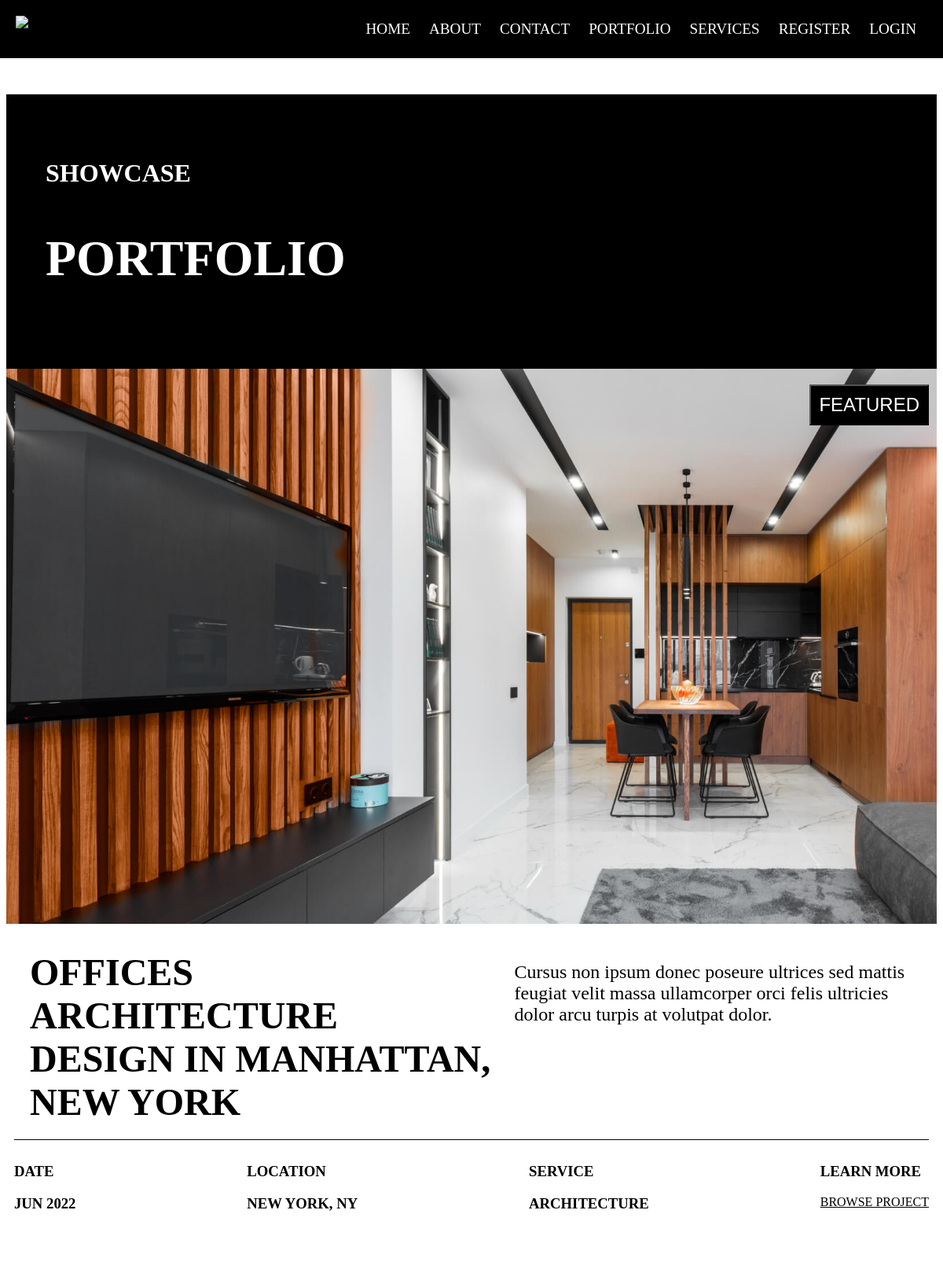
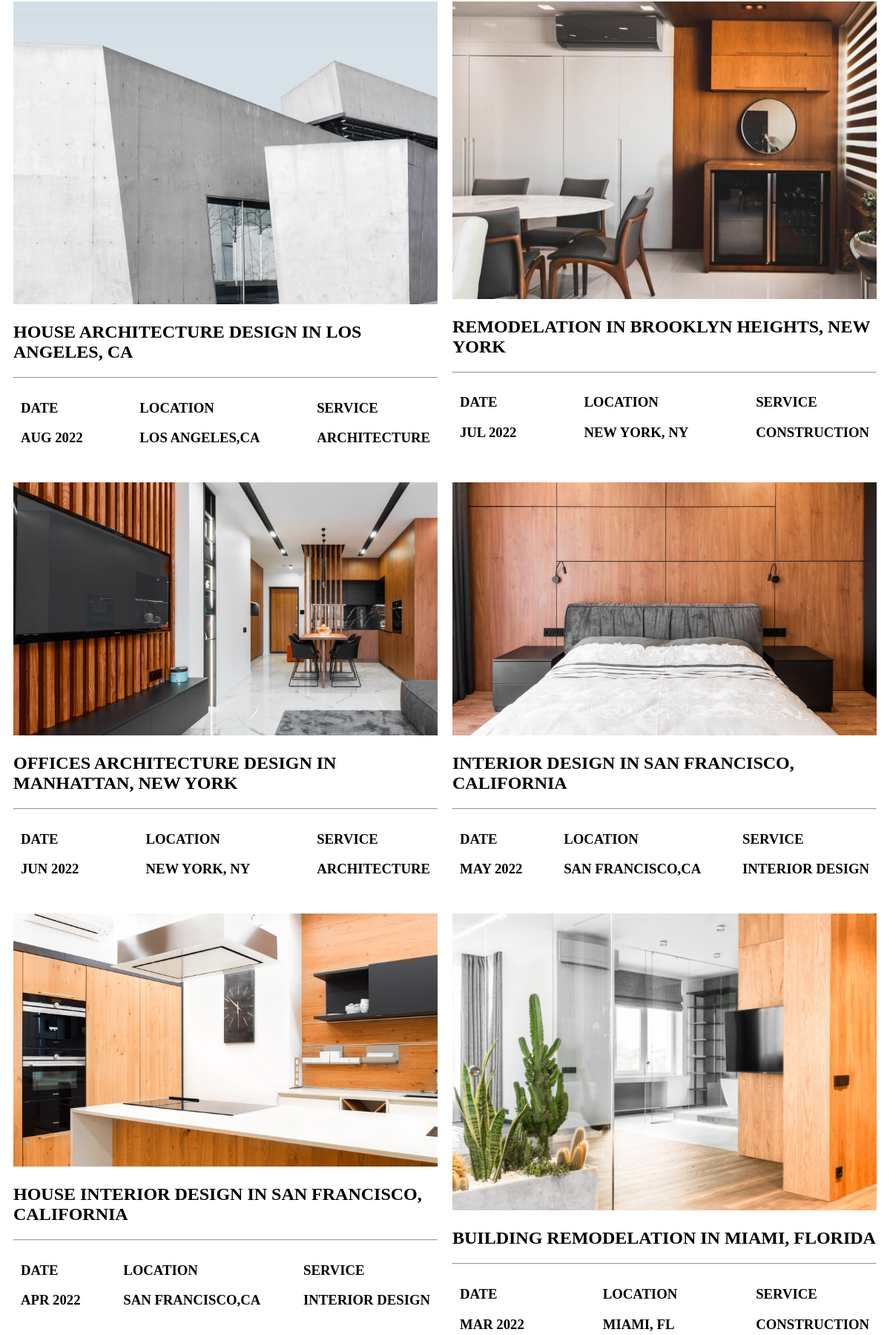
The app's page /portfolio (upper part) with its own data (2 pictures, top to bottom).
### designs/models.py (models this page shows, shortened)
class Portfolio(models.Model):
    portfolio_name = models.CharField("Portfolio Name", max_length=50)
    portfolio_image = models.ImageField(null=True,blank=True,max_length=150,upload_to="images/")
    date = models.CharField(max_length=10)
    location = models.CharField(max_length=30)
    service = models.CharField(max_length=20)

### designs/views.py (the view)
# urls.py: path('portfolio',views.portfolio, name="portfolio"),
def portfolio(request):
    all_portfolios = Portfolio.objects.all()
    featured = Portfolio.objects.filter(portfolio_name = "OFFICES ARCHITECTURE DESIGN IN MANHATTAN, NEW YORK")
    return render(request,'design/portfolio.html',{'all_portfolios':all_portfolios,'featured':featured})

### designs/templates/design/portfolio.html (shortened to what this page needs)
{%extends 'design/home-portfolio.html'%}
{%load static%}
        {%block content%}
            <div class="my-header">
                <h3>SHOWCASE</h3>
                <h2>PORTFOLIO</h2>
            </div>
            <div class="featured">
                {%for portfolio in featured%}
                    <img src={{portfolio.portfolio_image}} class="featured-image">
                    <button class="featured-btn">FEATURED</button>
                    <div class="basic-info">
                        <h2>{{portfolio.portfolio_name}}</h2>
                        <p>Cursus non ipsum donec poseure ultrices sed mattis feugiat velit massa ullamcorper
                            orci felis ultricies dolor arcu turpis at volutpat dolor.
                        </p>
                    </div>
                    <div class="more-info">
                        <span>
                            <h3>DATE</h3>
                            <h3>{{portfolio.date}}</h3>
                        </span>
                        <span>
                            <h3>LOCATION</h3>
                            <h3>{{portfolio.location}}</h3>
                        </span>
                        <span>
                            <h3>SERVICE</h3>
                            <h3>{{portfolio.service}}</h3>
                        </span>
                        <span>
                            <h3>LEARN MORE</h3>
                            <a href="#">BROWSE PROJECT</a>
                        </span>
                    </div>
                {%endfor%}
            </div>
            <br><br>
            <div class="portfolio-container">
                {%for portfolio in all_portfolios%}
                    <div class="indiv-portfolio">
                        <img src={{portfolio.portfolio_image}} class="portfolio-pic">
                        <h2>{{portfolio.portfolio_name}}</h2>
                        <hr>
                        <div class="info">
                            <span>
                                <h3>DATE</h3>
                                <h3>{{portfolio.date}}</h3>
                            </span>
                            <span>
                                <h3>LOCATION</h3>
                                <h3>{{portfolio.location}}</h3>
                            </span>
                            <span>
                                <h3>SERVICE</h3>
                                <h3>{{portfolio.service}}</h3>
                            </span>
                        </div>
                    </div>
                {%endfor%}
            </div>
        {%endblock%}

### designs/static/portfolio.css (style rules this page uses)
html { box-sizing: border-box; width: 100%; left: 0; font-family: 'Times New Roman', Times, serif; }
.my-header { background-color: black; color: #fff; padding: 50px; }
.my-header h3 { font-size: 2rem; }
.my-header h2 { font-size: 4rem; }
.featured { position: relative; }
.featured-image { max-width: 100%; position: relative; }
.featured-btn { position: absolute; top: 20px; right: 10px; background-color: black; color: #fff; padding: 10px; font-size: 1.5rem; }
.basic-info { margin:10px; display: flex; flex-direction: row; justify-content: space-between; border-bottom: 1px solid black; }
.basic-info h2 { font-size: 3rem; padding: 10px; margin: 10px; }
.basic-info p { font-size: 1.5rem; padding: 10px; }
.more-info { display: flex; flex-direction: row; margin: 10px; justify-content: space-between; }
.more-info a { text-decoration: underline; color:black; }
.info { display: flex; flex-direction: row; justify-content: space-between; margin: 10px; }
.portfolio-container { display: grid; grid-template-columns: repeat(2,1fr); }
.indiv-portfolio { margin: 10px; }
.portfolio-pic { max-width: 100%; }

### records on screen
Portfolio: portfolio_image (picture), portfolio_name "OFFICES ARCHITECTURE DESIGN IN MANHATTAN, NEW YORK", date "JUN 2022", location "NEW YORK, NY", service "ARCHITECTURE"
Portfolio: portfolio_image (picture), portfolio_name "HOUSE ARCHITECTURE DESIGN IN LOS ANGELES, CA", date "AUG 2022", location "LOS ANGELES,CA", service "ARCHITECTURE"
Portfolio: portfolio_image (picture), portfolio_name "REMODELATION IN BROOKLYN HEIGHTS, NEW YORK", date "JUL 2022", location "NEW YORK, NY", service "CONSTRUCTION"
Portfolio: portfolio_image (picture), portfolio_name "INTERIOR DESIGN IN SAN FRANCISCO, CALIFORNIA", date "MAY 2022", location "SAN FRANCISCO,CA", service "INTERIOR DESIGN"
Portfolio: portfolio_image (picture), portfolio_name "HOUSE INTERIOR DESIGN IN SAN FRANCISCO, CALIFORNIA", date "APR 2022", location "SAN FRANCISCO,CA", service "INTERIOR DESIGN"
Portfolio: portfolio_image (picture), portfolio_name "BUILDING REMODELATION IN MIAMI, FLORIDA", date "MAR 2022", location "MIAMI, FL", service "CONSTRUCTION"
